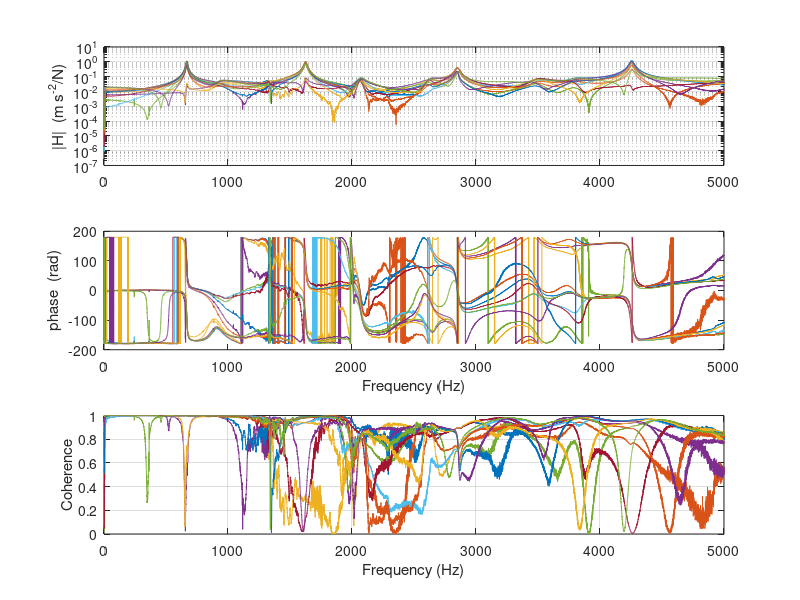

MATLAB code to generate this figure: (Note: this script raises an error after producing the figure.)
% Part B - 1st Assignment - Dynamics
clc;
clear all;

%% 1) Identify the Modal Parameters (Natural Frequencies, Damping Ratios, and Mode Shapes) -> first two axial modes
% Load the data

df = 0.333; % Resolution (Hz)
cd 'D:\Origins\Polimi\ADMS (Advance Dynamics of Mechanical Systems)\Assignments\First\Prat B';
d = load ("Data.mat");
freq = d.freq;
frf = d.frf;
cohe = d.cohe;

% Ploting the experimental data
H   = cell(1,12);          % pre-allocate cell array
mag = cell(1,12);
Co = cell(1,12);

figure ('Name','Original Data'); % Opening the figure to draw
for i = 1 : 12
    H {i} = frf (:,i);           % Complex FRF  (m/s^2/N)
    mag{i} = abs(H{i});
    Co {i} = cohe (:,i);
    
    % Ploting the FRF
    subplot (3,1,1), semilogy(freq, abs(H{i}));
    hold on;
    ylabel('|H|  (m s^{-2}/N)'), grid on

    % Ploting the Phase
    subplot (3,1,2), plot(freq, rad2deg(angle(H{i})));
    hold on;
    ylabel('phase  (rad)'), xlabel('Frequency (Hz)')

    % Ploting the Coherrence
    subplot(3,1,3), plot(freq, Co {i});
    hold on;
    xlabel('Frequency (Hz)'), ylabel('Coherence'), ylim([0 1]), grid on
end


Omega1 = 660;
Omega2 = 1600;


% Add points depending on preferences
points = frf;
F_resp = d.freq;
n_samples = size (points,2);
F_resp_size = size (points,1);
FRFs = zeros (n_samples, F_resp_size);
f_ranges = {};

FRFs = points.'; 

% Initial guesses (may change implementation)
% These are independent of n_samples
fnGuess   = Omega1;                % Hz
w_guess   = 2*pi*fnGuess;        % rad/s

zeta_guess = 0.01;

% These are 1 per sample
A_guess = 0.08;
Rl_guess = 0;
Rh_guess = 0;

p1 = repmat([A_guess, Rl_guess, Rh_guess], 1, n_samples);
p0 = [w_guess, zeta_guess, p1];

% Estimate Parameters
f1 = 1; %Hz
f2 = 1000; %Hz
% p_est = lsqnonlin(@(p) errfunc(FRFs, f1, f2, F_resp, p), p0, [], [], []);

nPar = numel(p0);
lb   = -Inf(1,nPar);      ub =  Inf(1,nPar);   % full length
lb(1) =   0;              ub(1) =  Inf;        % w_i  ≥ 0
lb(2) =   0;              ub(2) =  0.30;       % 0  ≤ ζ ≤ 0.30 (example)

opts = optimoptions('lsqnonlin','Display','iter');
p_est = lsqnonlin(@(p)errfunc(FRFs,f1,f2,F_resp,p), ...
                  p0, lb, ub, opts);


% Searching for the closest frequency points to the margines
[~, idx_f1] = min(abs(F_resp - f1));
[~, idx_f2] = min(abs(F_resp - f2));

Gnum = zeros(1, length(F_resp));
Gnum_jk = zeros(n_samples, length(F_resp));

% Estimated w_nat and zeta
w_i_est    = p_est(1);
zeta_i_est = p_est(2);

for f = 1:length(F_resp)
    freq = F_resp(f);
    omega = 2*pi*freq;
    for idx_r = 1:n_samples
        r = 3 + 3*(idx_r-1);
        % Sample dependent parameters
        A_i_est    = p_est(r);
        Rl_est     = p_est(r+1);
        Rh_est     = p_est(r+2);

        Gnum_jk(idx_r, f) = Gnum_jk(idx_r, f) + freq_resp_numerical (omega, w_i_est, zeta_i_est, A_i_est, ...
        Rl_est, Rh_est);
    end
 
end


%% 2) Check the quality of the identification comparing the identified FRFs and the experimental ones.

Gnumm = cell(1,12); 
for i = 1:12

    Magg = abs(H{i});            %  Experimental
    Gnumm = Gnum_jk(i,:);        %  Estimated Data
    
    % Plot magnitude for point i
    figure (i);
    subplot(2,1,1);
    semilogy(F_resp, Magg, 'b', 'LineWidth', 1.5); % Experimental magnitude
    grid on;
    hold on;

    % Semilogy(F_resp, abs(Gnum),'or');
    semilogy(F_resp(idx_f1:idx_f2), abs(Gnumm(idx_f1:idx_f2)),'or'); % Estimated magnitude
    xlabel('Frequency (Hz)');
    %xlim([3 6]);
    %ylim([1e-4 1e-1]);
    ylabel('|G| (m/N)');
    title('Magnitude Estimation');

    % Plot phase
    subplot(2,1,2);
    plot(F_resp, rad2deg(angle(H{i})), 'LineWidth', 1.5);  % Experimental Phase
    grid on;
    hold on;
    
    % plot(F_resp, rad2deg(angle(Gnum)),'or');
    plot(F_resp(idx_f1:idx_f2), rad2deg(angle(Gnumm(idx_f1:idx_f2))),'or'); % Estimated Phase
    % ylim([-270 270])
    xlabel('Frequency (Hz)');
    % xlim([3 6]);
    ylabel('Phase (rad)');
    title('Phase Estimation');
end


%% Part 3: Plot a diagram showing the identified mode shapes with the indication of the corresponding natural frequencies and damping ratios.
% Measuring grid with regular angular spacing of 15°   -> define an angular spatial domain 
% Polar symmetry of the system                         -> Polarplot Matlab function

for i = 1: 12; theta (i) = 15 * (2*pi/360) *(i-1); end   % Defining the 12th theta
for i = 13: 24; theta (i) = 15 * (2*pi/360) *(i); end   % Defining the mirrored ones
for i = 1: 12; rho1 (i) = p_est (3*i); end           % Having the A values!
M = max (abs(rho1));
rho2 = rho1./M; % Normilizing by the maximum one
rho = [rho2, flip(rho2)]; % Mirroring the numbers
polarplot (theta,rho);


%% Annex: Functions

function Gnum = freq_resp_numerical(omega, w_i, zeta_i, A_i, Rl, Rh)    
    i = sqrt(-1);
    resonant = A_i/(-omega^2 + i*2*zeta_i*w_i*omega + w_i^2);
    low_freq = Rl/omega^2;
    high_freq = Rh;

    Gnum = resonant + low_freq + high_freq;
end

function epsilon = errfunc(FRFs, f1, f2, F_resp, p)
    n = length(FRFs(:,1)');  % Number of sampled FRFs

    [~, idx_f1] = min(abs(F_resp - f1));
    [~, idx_f2] = min(abs(F_resp - f2));

    F = F_resp(idx_f1:idx_f2);
    F = F.';  
    m = length(F);  % Number of frequency points
    
    % Estimated w_nat and zeta
    w_i    = p(1);
    zeta_i = p(2);

    epsilon = zeros(2 * n * m, 1);
    idx = 1;

    for idx_r = 1:n
        r = 3 + 3*(idx_r-1);
        Gexp = FRFs(idx_r,:);
        
        % Sample dependent parameters
        A_i    = p(r);
        Rl     = p(r+1);
        Rh     = p(r+2);
        for fval = F 
            [~, pos] = min(abs(F_resp - fval));
            omega = fval*2*pi;
            Gnum = freq_resp_numerical(omega, w_i, zeta_i, A_i, Rl, Rh);
            
            epsilon(idx)   = real(Gexp(pos) - Gnum);   % Real part
            epsilon(idx+1) = imag(Gexp(pos) - Gnum);   % Imaginary part

            % Update index for the next residual
            idx = idx + 2;
        end
    end
end








%% Block 2 Locate the first two axial modes (initial estimates)
%for i = 1:12                     % 12 response positions
%    Hcol  = frf(:,i);            % complex FRF column (vector)
 %   mag   = abs(Hcol);           % magnitude of that FRF
%
 %   % --- do your peak search on this column ------------------
  %  [pks,locs] = findpeaks(mag,'MinPeakProminence',1e-3);
   % % keep the two highest peaks below 1000 Hz
    %below1k    = freq(locs) <= 1000;
%    [~,order]  = sort(pks(below1k),'descend');
 %   top2Idx    = locs(below1k);
  %  top2Idx    = top2Idx(order(1:2));       % indices of the two peaks
   % fnGuess    = freq(top2Idx);             % f_n1(0), f_n2(0)
   % ResGuess   = Hcol(top2Idx);             % complex residues
    % ----------------------------------------------------------



    % … store fnGuess, ResGuess if you need them later
% end



